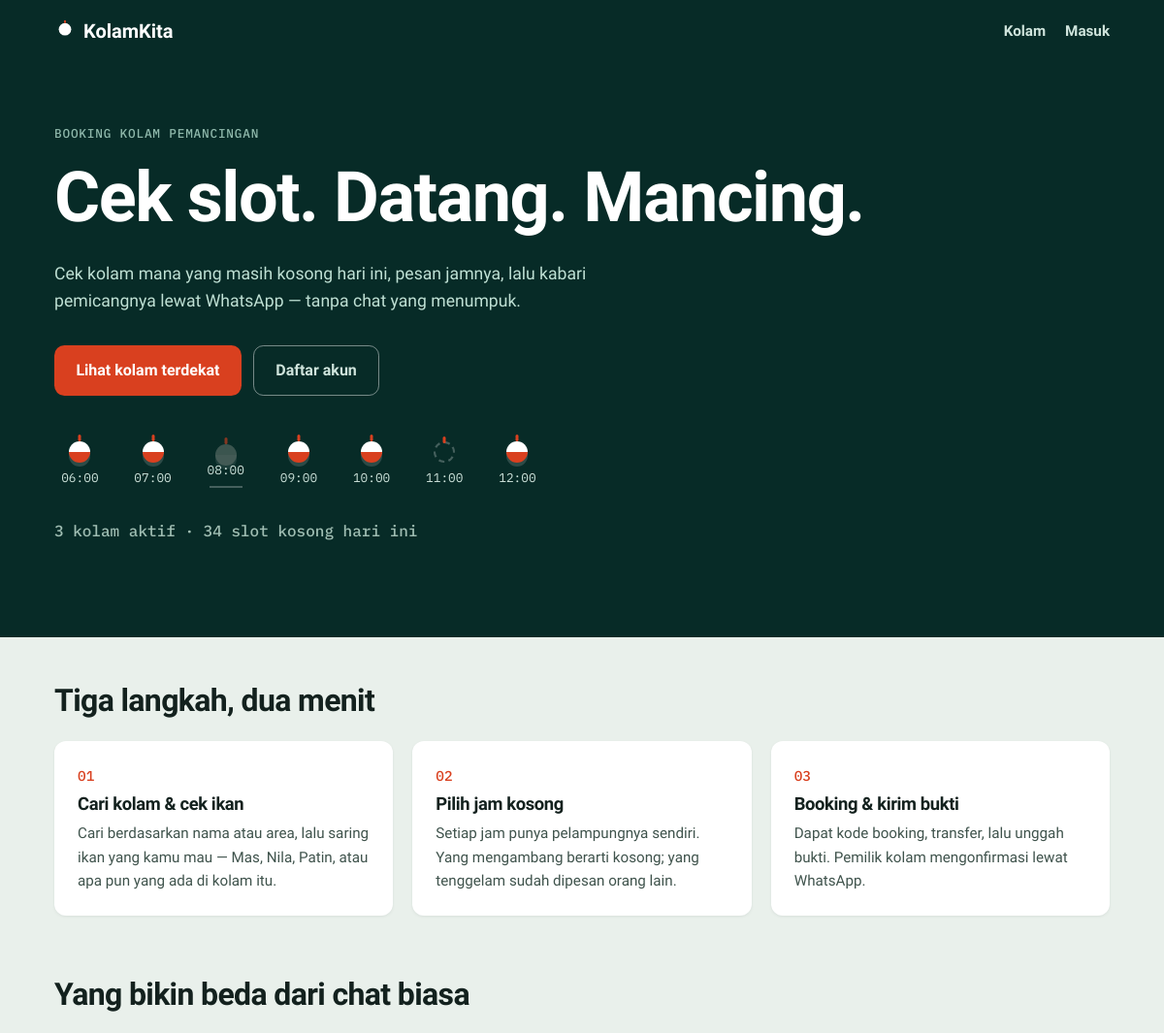
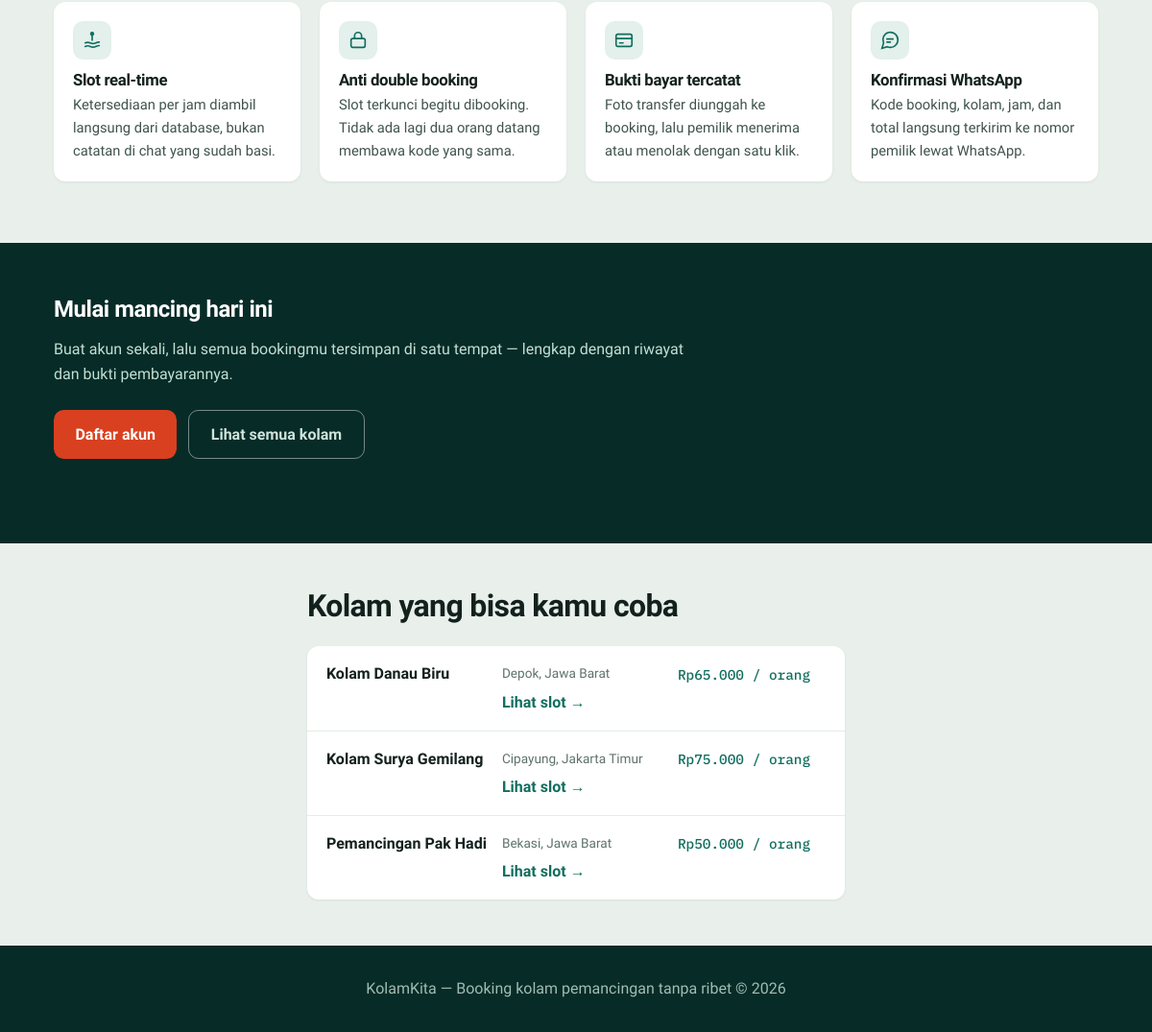
The page /public/index.php on the database its author committed (2 pictures, top to bottom).
### tables this page shows
CREATE TABLE kolam (
  id INT AUTO_INCREMENT PRIMARY KEY,
  owner_id INT NOT NULL,
  nama VARCHAR(120) NOT NULL,
  deskripsi TEXT,
  alamat VARCHAR(255),
  harga_per_slot DECIMAL(12,2) NOT NULL,
  jam_buka TIME, jam_tutup TIME,
  foto VARCHAR(255),
  is_aktif TINYINT(1) DEFAULT 1,
  jenis_ikan VARCHAR(255),
  FOREIGN KEY (owner_id) REFERENCES users(id),
  INDEX idx_owner (owner_id),
  INDEX idx_aktif (is_aktif)
);

### config/helpers.php (called while the page is built, shortened)
<?php
function e($str): string
{
    return htmlspecialchars((string) $str, ENT_QUOTES, 'UTF-8');
}
function format_rupiah($angka): string
{
    return 'Rp' . number_format((float) $angka, 0, ',', '.');
}

### public/index.php (the view, shortened to what this page needs)
<?php
require_once __DIR__ . '/../config/helpers.php';
require_once __DIR__ . '/../config/database.php';
require_once __DIR__ . '/../includes/header.php';
$user = $_SESSION['user'] ?? null;
$jmlKolam = (int)$pdo->query("SELECT COUNT(*) FROM kolam WHERE is_aktif = 1")->fetchColumn();
$stmtSlot = $pdo->query("SELECT COUNT(*) FROM slots s
    LEFT JOIN bookings b ON b.slot_id = s.id AND b.tanggal = s.tanggal AND b.status <> 'dibatalkan'
    WHERE s.tanggal = CURDATE() AND s.status = 'buka' AND b.id IS NULL");
$slotKosong = (int)$stmtSlot->fetchColumn();
$stmtPrev = $pdo->prepare("SELECT id, nama, alamat, harga_per_slot FROM kolam WHERE is_aktif = 1 ORDER BY nama LIMIT 3");
$stmtPrev->execute();
$preview = $stmtPrev->fetchAll();
?>
<section class="hero">
  <div class="container">
    <p class="mono hero__eyebrow">Booking kolam pemancingan</p>
    <h1>Cek slot. Datang. Mancing.</h1>
    <p class="lead">Cek kolam mana yang masih kosong hari ini, pesan jamnya, lalu kabari pemicangnya lewat WhatsApp — tanpa chat yang menumpuk.</p>
    <div class="hero-actions">
      <?php if ($user): ?>
        <a class="btn btn-primary" href="semua-kolam.php">Lihat kolam terdekat</a>
        <a class="btn btn-outline btn-ghost" href="<?= $_user['role'] === 'pemilik' ? 'owner/dashboard.php' : 'riwayat.php' ?>"><?= $_user['role'] === 'pemilik' ? 'Buka dashboard' : 'Riwayat booking' ?></a>
      <?php else: ?>
        <a class="btn btn-primary" href="semua-kolam.php">Lihat kolam terdekat</a>
        <a class="btn btn-outline btn-ghost" href="register.php">Daftar akun</a>
      <?php endif; ?>
    </div>
    <div class="float-row" aria-hidden="true">
      <?php foreach (['06:00','07:00','08:00','09:00','10:00','11:00','12:00'] as $i => $jam): ?>
        <span class="float-slot <?= $i === 2 ? 'taken' : ($i === 5 ? 'closed' : '') ?>">
          <span class="bobber"></span><span class="jam"><?= $jam ?></span>
        </span>
      <?php endforeach; ?>
    </div>
    <p class="mono hero__meta"><?= $jmlKolam ?> kolam aktif · <?= $slotKosong ?> slot kosong hari ini</p>
  </div>
</section>
<section class="section container">
  <h2>Tiga langkah, dua menit</h2>
  <ol class="steps">
    <li class="step">
      <span class="step-num mono">01</span>
      <h3>Cari kolam &amp; cek ikan</h3>
      <p>Cari berdasarkan nama atau area, lalu saring ikan yang kamu mau — Mas, Nila, Patin, atau apa pun yang ada di kolam itu.</p>
    </li>
    <li class="step">
      <span class="step-num mono">02</span>
      <h3>Pilih jam kosong</h3>
      <p>Setiap jam punya pelampungnya sendiri. Yang mengambang berarti kosong; yang tenggelam sudah dipesan orang lain.</p>
    </li>
    <li class="step">
      <span class="step-num mono">03</span>
      <h3>Booking &amp; kirim bukti</h3>
      <p>Dapat kode booking, transfer, lalu unggah bukti. Pemilik kolam mengonfirmasi lewat WhatsApp.</p>
    </li>
  </ol>
</section>
<section class="section section--tight container">
  <h2>Yang bikin beda dari chat biasa</h2>
  <div class="feature-grid">
    <div class="feature-card">
      <span class="feature-icon" aria-hidden="true">
        <svg viewBox="0 0 24 24" fill="none" stroke="currentColor" stroke-width="1.8" stroke-linecap="round"><path d="M4 15c2-1 4-1 6 0s4 1 6 0 4-1 4-1"/><path d="M4 19c2-1 4-1 6 0s4 1 6 0 4-1 4-1"/><path d="M12 3v9"/><circle cx="12" cy="4.5" r="1.5"/></svg>
      </span>
      <h3>Slot real-time</h3>
      <p>Ketersediaan per jam diambil langsung dari database, bukan catatan di chat yang sudah basi.</p>
    </div>
    <div class="feature-card">
      <span class="feature-icon" aria-hidden="true">
        <svg viewBox="0 0 24 24" fill="none" stroke="currentColor" stroke-width="1.8" stroke-linecap="round"><rect x="4" y="10" width="16" height="10" rx="2"/><path d="M8 10V7a4 4 0 0 1 8 0v3"/></svg>
      </span>
      <h3>Anti double booking</h3>
      <p>Slot terkunci begitu dibooking. Tidak ada lagi dua orang datang membawa kode yang sama.</p>
    </div>
    <div class="feature-card">
      <span class="feature-icon" aria-hidden="true">
        <svg viewBox="0 0 24 24" fill="none" stroke="currentColor" stroke-width="1.8" stroke-linecap="round"><rect x="3" y="5" width="18" height="14" rx="2"/><path d="M3 10h18"/><path d="M7 15h4"/></svg>
      </span>
      <h3>Bukti bayar tercatat</h3>
      <p>Foto transfer diunggah ke booking, lalu pemilik menerima atau menolak dengan satu klik.</p>
    </div>
    <div class="feature-card">
      <span class="feature-icon" aria-hidden="true">
        <svg viewBox="0 0 24 24" fill="none" stroke="currentColor" stroke-width="1.8" stroke-linecap="round"><path d="M21 11.5a8.5 8.5 0 0 1-11.9 7.8L3 21l1.8-6.1A8.5 8.5 0 1 1 21 11.5z"/><path d="M8.5 10.5h7M8.5 14h4"/></svg>
      </span>
      <h3>Konfirmasi WhatsApp</h3>
      <p>Kode booking, kolam, jam, dan total langsung terkirim ke nomor pemilik lewat WhatsApp.</p>
    </div>
  </div>
</section>
<section class="cta-band">
  <div class="container">
    <h2>Mulai mancing hari ini</h2>
    <p>Buat akun sekali, lalu semua bookingmu tersimpan di satu tempat — lengkap dengan riwayat dan bukti pembayarannya.</p>
    <div class="hero-actions">
      <?php if ($user): ?>
        <a class="btn btn-primary" href="semua-kolam.php">Cari kolam sekarang</a>
      <?php else: ?>
        <a class="btn btn-primary" href="register.php">Daftar akun</a>
        <a class="btn btn-outline btn-ghost" href="semua-kolam.php">Lihat semua kolam</a>
      <?php endif; ?>
    </div>
  </div>
</section>
<?php if ($preview): ?>
<section class="section container">
  <h2>Kolam yang bisa kamu coba</h2>
  <ul class="preview-list">
    <?php foreach ($preview as $p): ?>
      <li class="preview-row">
        <span class="preview-name"><?= e($p['nama']) ?></span>
        <span class="preview-alamat"><?= e($p['alamat']) ?></span>
        <span class="preview-harga mono"><?= format_rupiah($p['harga_per_slot']) ?> / orang</span>
        <a class="preview-link" href="kolam.php?id=<?= $p['id'] ?>">Lihat slot →</a>
      </li>
    <?php endforeach; ?>
  </ul>
</section>
<?php endif; ?>
<?php require_once __DIR__ . '/../includes/footer.php'; ?>

### rows shown on the page
kolam: nama "Kolam Danau Biru", alamat "Depok, Jawa Barat", harga_per_slot "Rp65.000"
kolam: nama "Kolam Surya Gemilang", alamat "Cipayung, Jakarta Timur", harga_per_slot "Rp75.000"
kolam: nama "Pemancingan Pak Hadi", alamat "Bekasi, Jawa Barat", harga_per_slot "Rp50.000"

### other values the page prints
$jam "06:00"
$jam "07:00"
$jam "08:00"
$jam "09:00"
$jam "10:00"
$jam "11:00"
$jam "12:00"
$jmlKolam "3"
$slotKosong "34"
